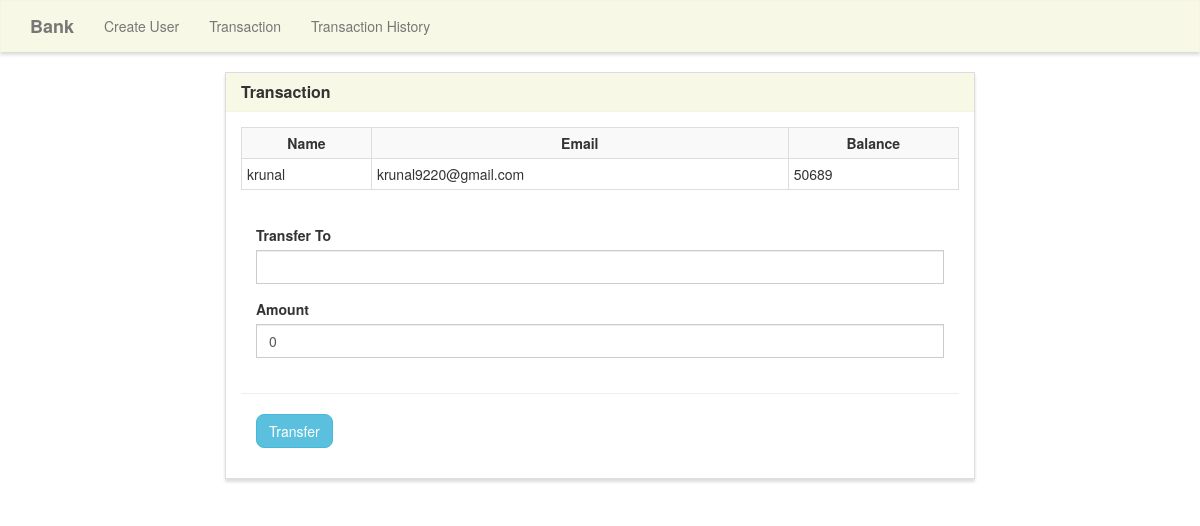
Before: /transfer/21/ with the older database file.
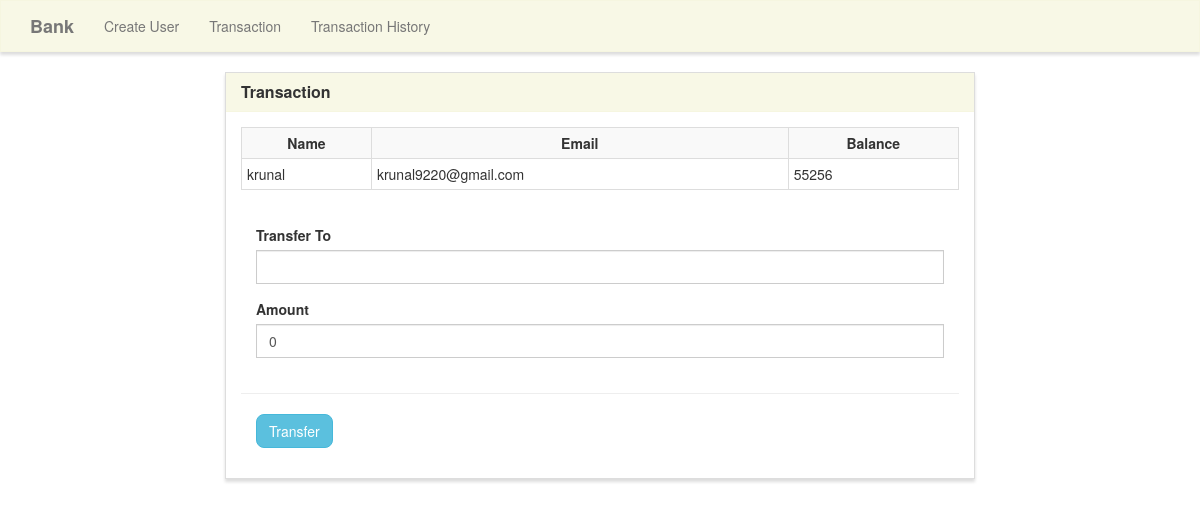
After: the same page with the newer database file.
### Bank/models.py (models this page shows, shortened)
class Userform(models.Model):
    name        = models.CharField(max_length=50)
    email       = models.EmailField(max_length=254)
    balance     = models.IntegerField(default=0)

### Bank/views.py (the view)
# urls.py: path('transfer/<user_id>/',views.transfer, name='transfer'),
def transfer(request, user_id):
    user = Userform.objects.get(pk=user_id)
    if request.method == 'POST':
        forms = CreateTransferform(request.POST)
        if forms.is_valid():
            receiver = forms.cleaned_data['receiver_name']
            amount = forms.cleaned_data['amount']
            sender_name = Userform.objects.get(name=user)
            sender = sender_name.name
            if Userform.objects.filter(name=receiver).exists():
                if receiver == sender:
                    messages.error(request, 'Enter a valid name')
                elif sender_name.balance < amount:
                    messages.error(request, 'Insufficient balance')
                elif amount < 0:
                    messages.error(request, 'Enter positive amount')
                elif sender_name.balance >= amount:
                    sender_name.balance = F('balance') - amount
                    sender_name.save()
                    receiver_name = Userform.objects.get(name=receiver)
                    receiver_name.balance = F('balance') + amount
                    receiver_name.save()
                    transfer_form = Transferform()
                    transfer_form.sender_name = sender_name
                    transfer_form.receiver_name = receiver
                    transfer_form.amount = amount
                    transfer_form.date = datetime.now()
                    transfer_form.save()
                    messages.success(request, 'Transaction successful')
                    return redirect('transaction_history')
            else:
                messages.error(request, 'Enter valid name')
    else:
        forms = CreateTransferform()
    context = {
        'user' : user,
        'forms' : forms
    }
    return render(request, 'Bank/transfer.html', context)

### Bank/forms.py
class CreateTransferform(ModelForm):
    class Meta:
        model = Transferform
        fields = ['receiver_name', 'amount']

### Bank/templates/Bank/transfer.html (shortened to what this page needs)
{% extends "Bank/base.html" %}
{% load widget_tweaks %}
{% block main %}
<div class="row">
    <div class="col-lg-8 col-lg-offset-2">
        <div class="panel panel-default">
            <div class="panel-heading">
                <h3 class="panel-title">Transaction</h3>
            </div>
            <div class="panel-body">
                <div class="row">
                    <div class="col-lg-12">
                        <table class="table table-striped table-condensed table-bordered ">
                            <tr>
                                <th class="text-center">Name</th>
                                <th class="text-center">Email</th>
                                <th class="text-center">Balance</th>
                            </tr>
                            <tr>
                                <td class="py-2">{{ user.name }}</td>
                                <td class="py-2">{{ user.email }}</td>
                                <td class="py-2">{{ user.balance }}</td>
                            </tr>
                        </table>
                        <form method="POST">
                            <div class="panel-body">
                                <div class="row">
                                    <div class="col-lg-12">
                                        <div class="form-group">
                                            <label for="receiver_name">Transfer To</label>
                                            {% render_field forms.receiver_name class="form-control" name="to" %}
                                        </div>
                                    </div>
                                    <div class="col-lg-12">
                                        <div class="form-group">
                                            <label for="amount">Amount</label>
                                            {% render_field forms.amount class="form-control" name="amount" %}
                                        </div>
                                    </div>
                                </div>
                                <div class="row">
                                    <hr />
                                    <div class="col-lg-4">
                                        <button type="submit" name="submit" class="btn btn-info"
                                            style="border-radius: 8px;" value="{{user.name}}">Transfer</button>
                                    </div>
                                </div>
                            </div>
                        </form>
                    </div>
                </div>
            </div>
        </div>
    </div>
</div>
{% endblock %}

Changed rows visible on the page:
changed Userform "krunal": balance "50689" → "55256"
